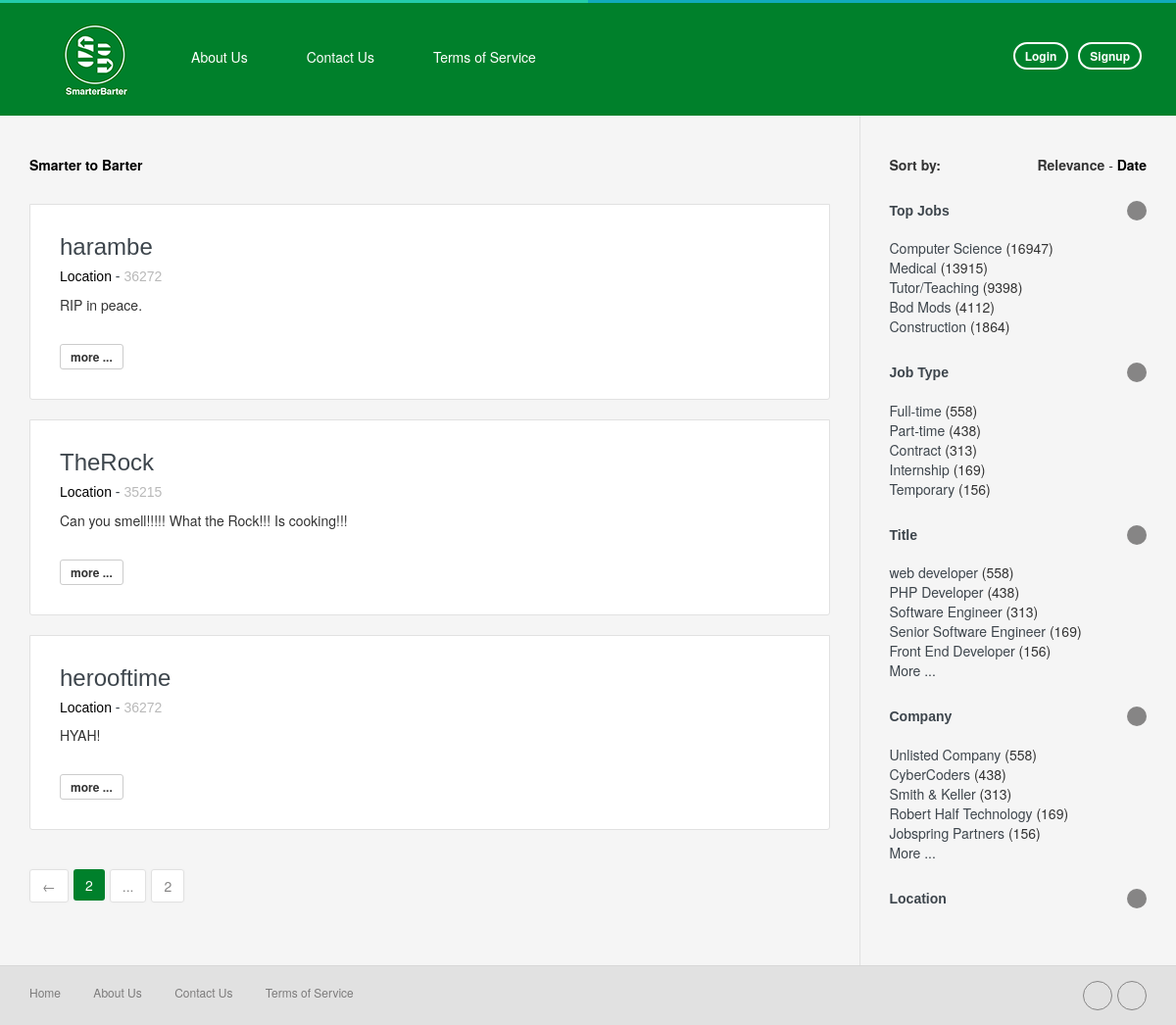
The app's page /job_post/?page=3, older data.
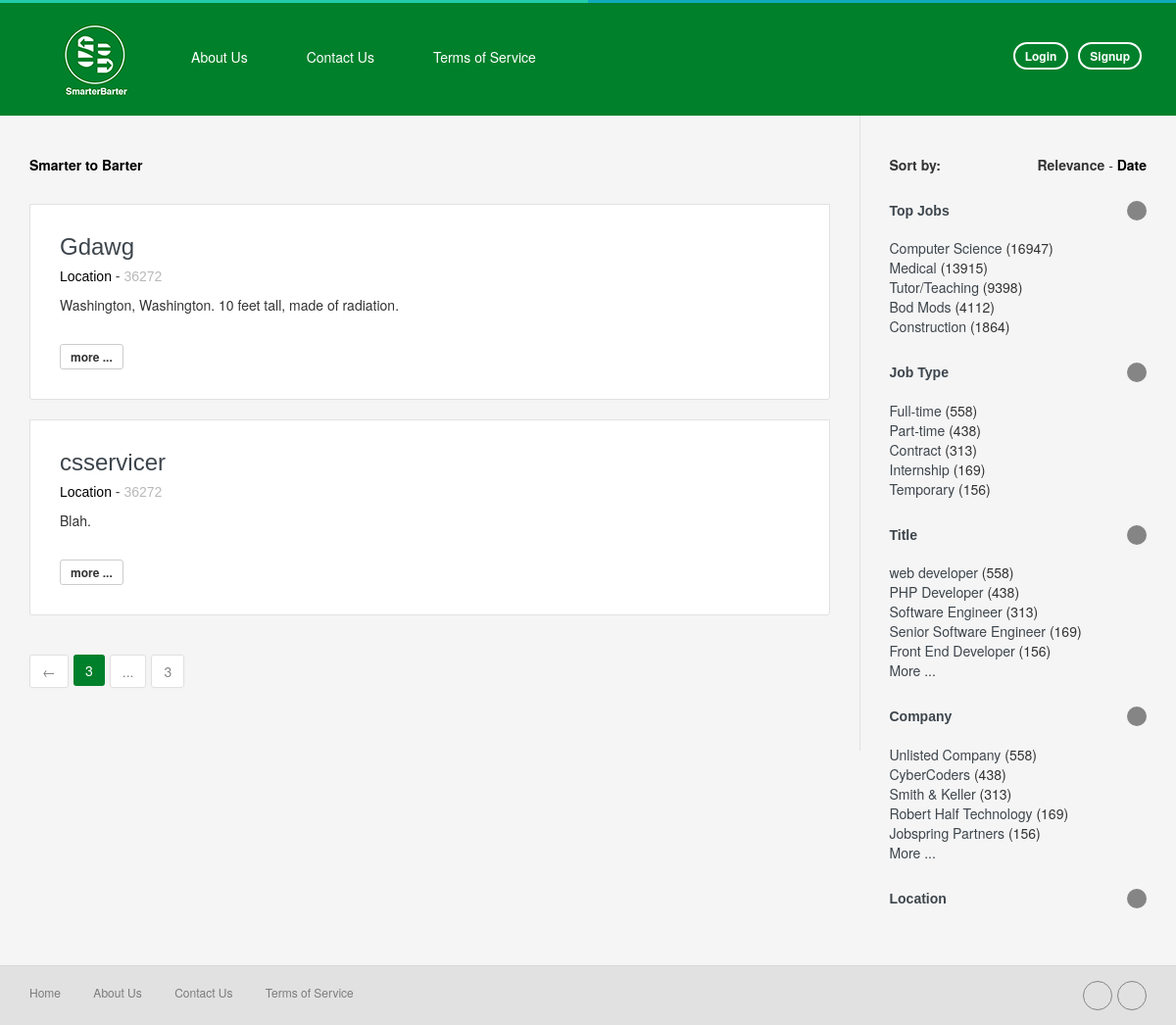
The same page, newer data.
### home/models.py (models this page shows, shortened)
class CustomerService(models.Model):
    customer = models.OneToOneField(Customer, on_delete=models.CASCADE)
    servicesID = models.CharField(max_length = 600)
    needsID = models.CharField(max_length = 600)
    objects = customerServiceManager()

class Customer(models.Model):
    user = models.OneToOneField(User, on_delete=models.CASCADE)
    zipCode = models.IntegerField(default = '55555')
    bio = models.TextField(max_length = 1500)
    objects = customerManager()

### home/views.py (the view)
# urls.py: url(r'^job_post/$', views.Post_list, name = 'home/job_post.html'),
def Post_list(request):
    if request.user.is_authenticated():
        queryset_list = CustomerService.objects.all()
        service = request.user.customer.customerservice.servicesID
        need = request.user.customer.customerservice.needsID
        need.lstrip('[')
        need.rstrip(']')
        need.split(", ")
        service.lstrip('[')
        service.rstrip(']')
        service.split(", ")
        zip = request.user.customer.zipCode
        customers_list = CustomerService.objects.all()
        matchedUsers_list = customers_list.filter(customer__zipCode = zip)
        for userneed in need:
            matchedUsers_list = matchedUsers_list.filter(servicesID__icontains = userneed)
        for userservice in service:
            matchedUsers_list = matchedUsers_list.filter(needsID__icontains = userservice)
        paginator = Paginator(matchedUsers_list, 4)
        page = request.GET.get('page', 1)
        try:
            queryset = paginator.page(page)
        except PageNotAnInteger:
            queryset = paginator.page(1)
        except EmptyPage:
            queryset = paginator.page(paginator.num_pages)
        return render(request, 'home/job_post.html', {'object_list': queryset})
    else:
        queryset_list = CustomerService.objects.all()
        paginator = Paginator(queryset_list, 4)
        page = request.GET.get('page', 1)
        try:
            queryset = paginator.page(page)
        except PageNotAnInteger:
            queryset = paginator.page(1)
        except EmptyPage:
            queryset = paginator.page(paginator.num_pages)
        return render(request, 'home/job_post.html', {'object_list': queryset})

### home/templates/home/job_post.html (shortened to what the changed rows need)
{% extends 'home/header.html' %}
{% load staticfiles %}
 {% block content %}
      <div class="body-content clearfix" >
        <div class="bg-color2">
          <div class="container">
            <div class="row">
              <div class="col-md-9">
                <div class="block-section-sm box-list-area">
                    {% for CustomerService in object_list %}
                <div class="box-list">
                    <div class="item">
                      <div class="row">
                        <div class="col-md-11">
                          <h3 class="no-margin-top"><a href="/job_detail/{{CustomerService.id}}" class="">{{CustomerService.customer.user.username}}<i class="fa fa-link color-white-mute font-1x"></i></a></h3>
                          <h5><span class="color-black">Location</span> - <span class="color-white-mute">{{CustomerService.customer.zipCode}}</span></h5>
                          <p class="text-truncate ">{{CustomerService.customer.bio}} </p>
                          <div>
                            <br>
                            <a href="/job_detail/{{CustomerService.id}}" class="btn btn-theme btn-xs btn-default">more ...</a>
                          </div>
                        </div>
                      </div>
                    </div>
                    </div>
                    {% endfor %}
                        <div class="pagination">
                            <ul class="pagination pagination-theme  no-margin">
                                    <li class="active current"><a href="{{ object_list.number }}">{{ object_list.number }}</a></li>
                                    <li><a href="?page={{ object_list.paginator.num_pages }}">{{ object_list.paginator.num_pages }}</a></li>
                            </ul>
                        </div>
                </div>
              </div>
            </div>
          </div>
        </div>
      </div>
{% endblock %}

Row changes from the older to the newer data that the page shows:
no longer on this page (row unchanged): CustomerService: customer.user.username "harambe", customer.zipCode "36272", customer.bio "RIP in peace."
no longer on this page (row unchanged): CustomerService: customer.user.username "TheRock", customer.zipCode "35215", customer.bio "Can you smell!!!!! What the Rock!!! Is cooking!!!"
no longer on this page (row unchanged): CustomerService: customer.user.username "herooftime", customer.zipCode "36272", customer.bio "HYAH!"
added CustomerService: customer.user.username "Gdawg", customer.zipCode "36272", customer.bio "Washington, Washington. 10 feet tall, made of radiation."
added CustomerService: customer.user.username "csservicer", customer.zipCode "36272", customer.bio "Blah."
Text that changed along with them:
{{ object_list.number }}: "2" → "3"
{{ object_list.paginator.num_pages }}: "2" → "3"
